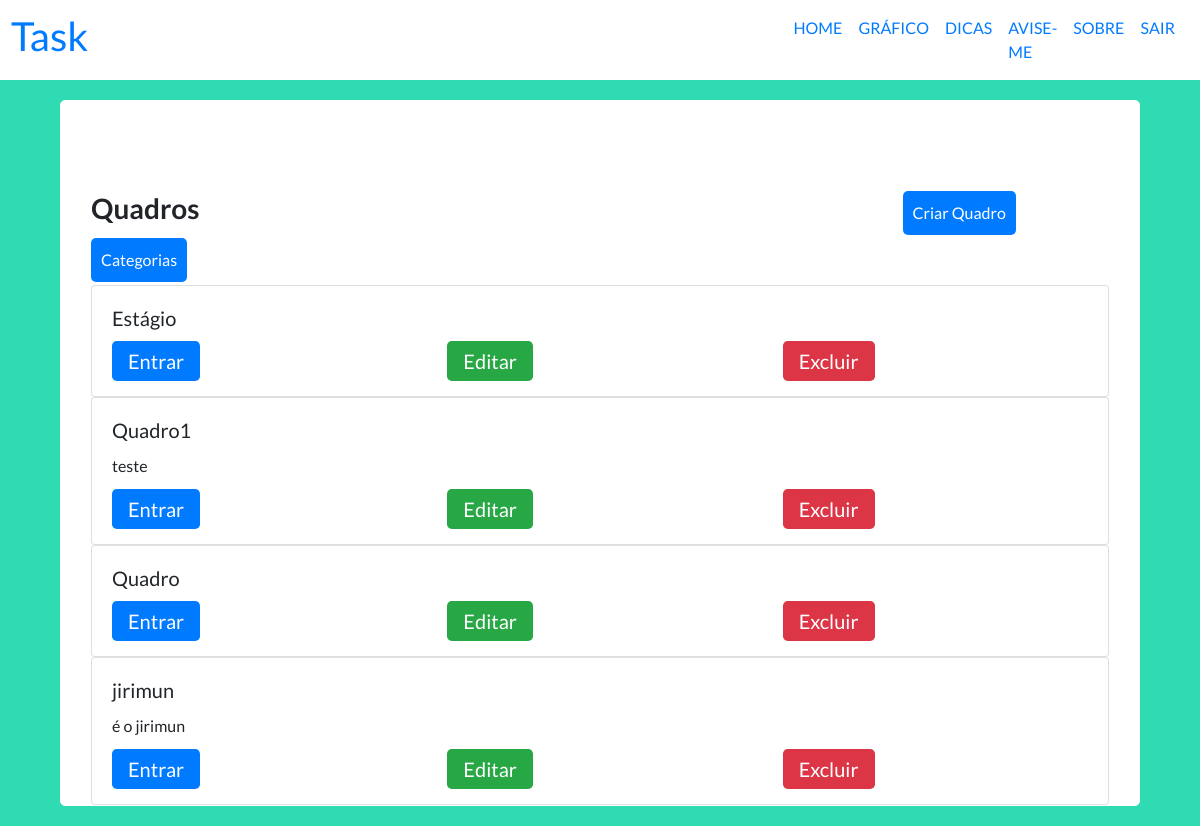
Page /task/ (signed in) on the earlier database version.
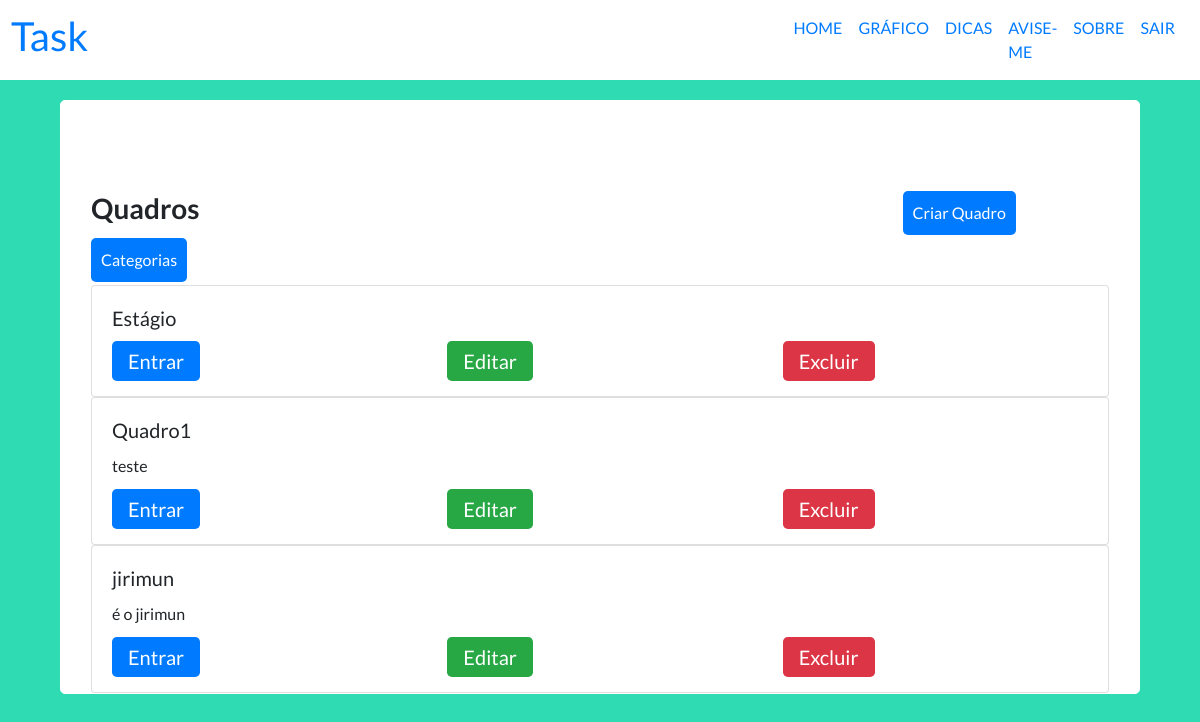
Same page on the later database version.
### taskProject/models.py (models this page shows, shortened)
class Quadro(models.Model):
    nome = models.CharField(max_length=30, null=False)
    descricao = models.CharField(max_length=200, null=True , blank=True)

### taskProject/views.py (the view)
# urls.py: path('', views.index,name = 'index'),
@login_required(login_url='accounts/login/')
def index(request):
    quadros = Quadro.objects.all()
    return render(request, 'taskProject/index.html',{'quadros':quadros})

### taskProject/templates/taskProject/index.html (shortened to what this page needs)
{% extends 'taskProject/barra_superior.html' %}
{% block content %}
        <div  class="container">
            <div>
            <div >
                <h3 style = "display: inline-block"><strong>Quadros</strong></h3>
                <a style = "display: inline-block; margin-left: 700px; padding:10px; color:#fff; border-radius: 5px; margin-top:10px;margin-bottom:3px; " type = "button" class = "bg-primary" href = "{% url 'cadastro_quadro' %}" >Criar Quadro</a>
                <a style = "display: inline-block; padding:10px; color:#fff; border-radius: 5px;margin-bottom:3px; " type = "button" class = "bg-primary" href = "{% url 'exibir_categoria' %}" >Categorias</a>
            </div>
            <div>
            {% for quadro in quadros %}
                <div class="row">
                    <div class="col-sm-12">
                        <div class="card">
                        <div class="card-body">
                            <h5 class="card-title">{{quadro.nome}}</h5>
                            <p class="card-text">{{quadro.descricao |default_if_none:""}}</p>
                            <div class="row">
                                <div class="col-sm-4">
                                    <a href="{% url 'listar_tarefas' quadro.id %}" class=" btn-primary btn-lg">Entrar</a>
                                </div>
                                <div class="col-sm-4">
                                    <a href="{% url 'editar_quadro' quadro.id %}" class=" btn-success btn-lg">Editar</a>
                                </div>
                                <div class="col-sm-4">
                                <a style = "cursor:pointer" class=" btn-danger btn-lg" data-toggle="modal" data-target="#exampleModal" data-quadroid = {{quadro.id}}>
                                    Excluir
                                </a>
                                </div>
                            </div>
                        </div>
                        </div>
                    </div>
                </div>
            {% endfor %}
            </div>
            </div>
        </div>
    </body>
    </body>
{% endblock content %}

Differences in the rows shown:
removed Quadro: nome "Quadro"
